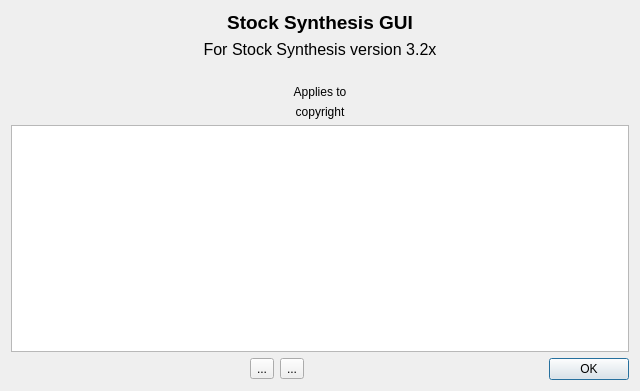
<?xml version="1.0" encoding="UTF-8"?>
<ui version="4.0">
 <class>Dialog_about_gui</class>
 <widget class="QDialog" name="Dialog_about_gui">
  <property name="geometry">
   <rect>
    <x>0</x>
    <y>0</y>
    <width>640</width>
    <height>391</height>
   </rect>
  </property>
  <property name="windowTitle">
   <string>Dialog</string>
  </property>
  <layout class="QVBoxLayout" name="verticalLayout_2">
   <item>
    <layout class="QVBoxLayout" name="verticalLayout">
     <item>
      <widget class="QLabel" name="label_app">
       <property name="text">
        <string>&lt;html&gt;&lt;head/&gt;&lt;body&gt;&lt;p align=&quot;center&quot;&gt;&lt;span style=&quot; font-size:14pt; font-weight:600;&quot;&gt;Stock Synthesis GUI&lt;/span&gt;&lt;/p&gt;&lt;/body&gt;&lt;/html&gt;</string>
       </property>
       <property name="textFormat">
        <enum>Qt::RichText</enum>
       </property>
       <property name="alignment">
        <set>Qt::AlignCenter</set>
       </property>
      </widget>
     </item>
     <item>
      <widget class="QLabel" name="label_ver">
       <property name="text">
        <string>&lt;html&gt;&lt;head/&gt;&lt;body&gt;&lt;p&gt;&lt;span style=&quot; font-size:12pt;&quot;&gt;For Stock Synthesis version 3.2x&lt;/span&gt;&lt;/p&gt;&lt;/body&gt;&lt;/html&gt;</string>
       </property>
       <property name="textFormat">
        <enum>Qt::RichText</enum>
       </property>
       <property name="alignment">
        <set>Qt::AlignCenter</set>
       </property>
      </widget>
     </item>
     <item>
      <layout class="QHBoxLayout" name="horizontalLayout_icons">
       <item>
        <widget class="QLabel" name="label">
         <property name="maximumSize">
          <size>
           <width>53</width>
           <height>43</height>
          </size>
         </property>
         <property name="text">
          <string/>
         </property>
         <property name="pixmap">
          <pixmap resource="stock_synth.qrc">:/images/icons/papers.png</pixmap>
         </property>
         <property name="scaledContents">
          <bool>true</bool>
         </property>
        </widget>
       </item>
       <item>
        <widget class="QLabel" name="label_2">
         <property name="maximumSize">
          <size>
           <width>43</width>
           <height>43</height>
          </size>
         </property>
         <property name="text">
          <string/>
         </property>
         <property name="pixmap">
          <pixmap resource="stock_synth.qrc">:/images/images/admb_icon_trans.png</pixmap>
         </property>
         <property name="scaledContents">
          <bool>true</bool>
         </property>
        </widget>
       </item>
       <item>
        <widget class="QLabel" name="label_3">
         <property name="maximumSize">
          <size>
           <width>86</width>
           <height>43</height>
          </size>
         </property>
         <property name="text">
          <string/>
         </property>
         <property name="pixmap">
          <pixmap resource="stock_synth.qrc">:/images/icons/trawler_NOAA_cropped.png</pixmap>
         </property>
         <property name="scaledContents">
          <bool>true</bool>
         </property>
        </widget>
       </item>
       <item>
        <widget class="QLabel" name="label_icon">
         <property name="maximumSize">
          <size>
           <width>67</width>
           <height>43</height>
          </size>
         </property>
         <property name="text">
          <string/>
         </property>
         <property name="pixmap">
          <pixmap resource="stock_synth.qrc">:/images/multiple_no_background.png</pixmap>
         </property>
         <property name="scaledContents">
          <bool>true</bool>
         </property>
         <property name="alignment">
          <set>Qt::AlignCenter</set>
         </property>
        </widget>
       </item>
       <item>
        <widget class="QLabel" name="label_4">
         <property name="maximumSize">
          <size>
           <width>67</width>
           <height>43</height>
          </size>
         </property>
         <property name="text">
          <string/>
         </property>
         <property name="pixmap">
          <pixmap resource="stock_synth.qrc">:/images/images/modern_binocular_3-4_view.png</pixmap>
         </property>
         <property name="scaledContents">
          <bool>true</bool>
         </property>
        </widget>
       </item>
      </layout>
     </item>
     <item>
      <widget class="QLabel" name="label_appliesTo">
       <property name="text">
        <string>Applies to</string>
       </property>
       <property name="alignment">
        <set>Qt::AlignCenter</set>
       </property>
      </widget>
     </item>
     <item>
      <widget class="QLabel" name="label_copyright">
       <property name="text">
        <string>copyright</string>
       </property>
       <property name="alignment">
        <set>Qt::AlignCenter</set>
       </property>
      </widget>
     </item>
     <item>
      <widget class="QTextEdit" name="textEdit"/>
     </item>
     <item>
      <layout class="QHBoxLayout" name="horizontalLayout">
       <item>
        <spacer name="horizontalSpacer_left">
         <property name="orientation">
          <enum>Qt::Horizontal</enum>
         </property>
         <property name="sizeHint" stdset="0">
          <size>
           <width>40</width>
           <height>20</height>
          </size>
         </property>
        </spacer>
       </item>
       <item>
        <widget class="QToolButton" name="toolButton_aboutSS">
         <property name="toolTip">
          <string>About Stock Synthesis</string>
         </property>
         <property name="whatsThis">
          <string>Link to About SS</string>
         </property>
         <property name="text">
          <string>...</string>
         </property>
         <property name="icon">
          <iconset resource="stock_synth.qrc">
           <normaloff>:/icons/StockSynth_icon_128.png</normaloff>:/icons/StockSynth_icon_128.png</iconset>
         </property>
         <property name="iconSize">
          <size>
           <width>32</width>
           <height>32</height>
          </size>
         </property>
        </widget>
       </item>
       <item>
        <widget class="QToolButton" name="toolButton_aboutQt">
         <property name="toolTip">
          <string>About Qt</string>
         </property>
         <property name="whatsThis">
          <string>Link to About Qt</string>
         </property>
         <property name="text">
          <string>...</string>
         </property>
         <property name="icon">
          <iconset resource="stock_synth.qrc">
           <normaloff>:/images/images/qt-logo.png</normaloff>:/images/images/qt-logo.png</iconset>
         </property>
         <property name="iconSize">
          <size>
           <width>32</width>
           <height>32</height>
          </size>
         </property>
        </widget>
       </item>
       <item>
        <spacer name="horizontalSpacer_right">
         <property name="orientation">
          <enum>Qt::Horizontal</enum>
         </property>
         <property name="sizeHint" stdset="0">
          <size>
           <width>40</width>
           <height>20</height>
          </size>
         </property>
        </spacer>
       </item>
       <item>
        <widget class="QPushButton" name="pushButton_ok">
         <property name="maximumSize">
          <size>
           <width>100</width>
           <height>16777215</height>
          </size>
         </property>
         <property name="text">
          <string>OK</string>
         </property>
        </widget>
       </item>
      </layout>
     </item>
    </layout>
   </item>
  </layout>
 </widget>
 <resources>
  <include location="stock_synth.qrc"/>
 </resources>
 <connections/>
</ui>
